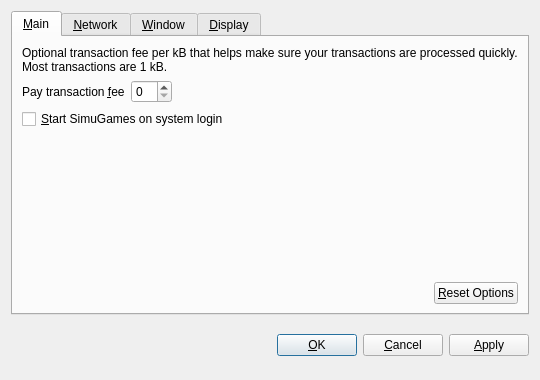
<?xml version="1.0" encoding="UTF-8"?>
<ui version="4.0">
 <class>OptionsDialog</class>
 <widget class="QDialog" name="OptionsDialog">
  <property name="geometry">
   <rect>
    <x>0</x>
    <y>0</y>
    <width>540</width>
    <height>380</height>
   </rect>
  </property>
  <property name="windowTitle">
   <string>Options</string>
  </property>
  <property name="modal">
   <bool>true</bool>
  </property>
  <layout class="QVBoxLayout" name="verticalLayout">
   <item>
    <widget class="QTabWidget" name="tabWidget">
     <property name="tabPosition">
      <enum>QTabWidget::North</enum>
     </property>
     <property name="currentIndex">
      <number>0</number>
     </property>
     <widget class="QWidget" name="tabMain">
      <attribute name="title">
       <string>&amp;Main</string>
      </attribute>
      <layout class="QVBoxLayout" name="verticalLayout_Main">
       <item>
        <widget class="QLabel" name="transactionFeeInfoLabel">
         <property name="text">
          <string>Optional transaction fee per kB that helps make sure your transactions are processed quickly. Most transactions are 1 kB.</string>
         </property>
         <property name="textFormat">
          <enum>Qt::PlainText</enum>
         </property>
         <property name="wordWrap">
          <bool>true</bool>
         </property>
        </widget>
       </item>
       <item>
        <layout class="QHBoxLayout" name="horizontalLayout_1_Main">
         <item>
          <widget class="QLabel" name="transactionFeeLabel">
           <property name="text">
            <string>Pay transaction &amp;fee</string>
           </property>
           <property name="textFormat">
            <enum>Qt::PlainText</enum>
           </property>
           <property name="buddy">
            <cstring>transactionFee</cstring>
           </property>
          </widget>
         </item>
         <item>
          <widget class="BitcoinAmountField" name="transactionFee"/>
         </item>
         <item>
          <spacer name="horizontalSpacer_1_Main">
           <property name="orientation">
            <enum>Qt::Horizontal</enum>
           </property>
           <property name="sizeHint" stdset="0">
            <size>
             <width>40</width>
             <height>20</height>
            </size>
           </property>
          </spacer>
         </item>
        </layout>
       </item>
       <item>
        <widget class="QCheckBox" name="bitcoinAtStartup">
         <property name="toolTip">
          <string>Automatically start SimuGames after logging in to the system.</string>
         </property>
         <property name="text">
          <string>&amp;Start SimuGames on system login</string>
         </property>
        </widget>
       </item>
       <item>
        <spacer name="verticalSpacer_Main">
         <property name="orientation">
          <enum>Qt::Vertical</enum>
         </property>
         <property name="sizeHint" stdset="0">
          <size>
           <width>20</width>
           <height>40</height>
          </size>
         </property>
        </spacer>
       </item>
       <item>
        <layout class="QHBoxLayout" name="horizontalLayout_2_Main">
         <item>
          <spacer name="horizontalSpacer_2_Main">
           <property name="orientation">
            <enum>Qt::Horizontal</enum>
           </property>
           <property name="sizeHint" stdset="0">
            <size>
             <width>40</width>
             <height>20</height>
            </size>
           </property>
          </spacer>
         </item>
         <item>
          <widget class="QPushButton" name="resetButton">
           <property name="toolTip">
            <string>Reset all client options to default.</string>
           </property>
           <property name="text">
            <string>&amp;Reset Options</string>
           </property>
           <property name="autoDefault">
            <bool>false</bool>
           </property>
          </widget>
         </item>
        </layout>
       </item>
      </layout>
     </widget>
     <widget class="QWidget" name="tabNetwork">
      <attribute name="title">
       <string>&amp;Network</string>
      </attribute>
      <layout class="QVBoxLayout" name="verticalLayout_Network">
       <item>
        <widget class="QCheckBox" name="mapPortUpnp">
         <property name="toolTip">
          <string>Automatically open the SimuGames client port on the router. This only works when your router supports UPnP and it is enabled.</string>
         </property>
         <property name="text">
          <string>Map port using &amp;UPnP</string>
         </property>
        </widget>
       </item>
       <item>
        <widget class="QCheckBox" name="connectSocks">
         <property name="toolTip">
          <string>Connect to the SimuGames network through a SOCKS proxy (e.g. when connecting through Tor).</string>
         </property>
         <property name="text">
          <string>&amp;Connect through SOCKS proxy:</string>
         </property>
        </widget>
       </item>
       <item>
        <layout class="QHBoxLayout" name="horizontalLayout_Network">
         <item>
          <widget class="QLabel" name="proxyIpLabel">
           <property name="text">
            <string>Proxy &amp;IP:</string>
           </property>
           <property name="textFormat">
            <enum>Qt::PlainText</enum>
           </property>
           <property name="buddy">
            <cstring>proxyIp</cstring>
           </property>
          </widget>
         </item>
         <item>
          <widget class="QValidatedLineEdit" name="proxyIp">
           <property name="maximumSize">
            <size>
             <width>140</width>
             <height>16777215</height>
            </size>
           </property>
           <property name="toolTip">
            <string>IP address of the proxy (e.g. 127.0.0.1)</string>
           </property>
          </widget>
         </item>
         <item>
          <widget class="QLabel" name="proxyPortLabel">
           <property name="text">
            <string>&amp;Port:</string>
           </property>
           <property name="textFormat">
            <enum>Qt::PlainText</enum>
           </property>
           <property name="buddy">
            <cstring>proxyPort</cstring>
           </property>
          </widget>
         </item>
         <item>
          <widget class="QLineEdit" name="proxyPort">
           <property name="maximumSize">
            <size>
             <width>55</width>
             <height>16777215</height>
            </size>
           </property>
           <property name="toolTip">
            <string>Port of the proxy (e.g. 9050)</string>
           </property>
          </widget>
         </item>
         <item>
          <widget class="QLabel" name="socksVersionLabel">
           <property name="text">
            <string>SOCKS &amp;Version:</string>
           </property>
           <property name="textFormat">
            <enum>Qt::PlainText</enum>
           </property>
           <property name="buddy">
            <cstring>socksVersion</cstring>
           </property>
          </widget>
         </item>
         <item>
          <widget class="QValueComboBox" name="socksVersion">
           <property name="toolTip">
            <string>SOCKS version of the proxy (e.g. 5)</string>
           </property>
          </widget>
         </item>
         <item>
          <spacer name="horizontalSpacer_Network">
           <property name="orientation">
            <enum>Qt::Horizontal</enum>
           </property>
           <property name="sizeHint" stdset="0">
            <size>
             <width>40</width>
             <height>20</height>
            </size>
           </property>
          </spacer>
         </item>
        </layout>
       </item>
       <item>
        <spacer name="verticalSpacer_Network">
         <property name="orientation">
          <enum>Qt::Vertical</enum>
         </property>
         <property name="sizeHint" stdset="0">
          <size>
           <width>20</width>
           <height>40</height>
          </size>
         </property>
        </spacer>
       </item>
      </layout>
     </widget>
     <widget class="QWidget" name="tabWindow">
      <attribute name="title">
       <string>&amp;Window</string>
      </attribute>
      <layout class="QVBoxLayout" name="verticalLayout_Window">
       <item>
        <widget class="QCheckBox" name="minimizeToTray">
         <property name="toolTip">
          <string>Show only a tray icon after minimizing the window.</string>
         </property>
         <property name="text">
          <string>&amp;Minimize to the tray instead of the taskbar</string>
         </property>
        </widget>
       </item>
       <item>
        <widget class="QCheckBox" name="minimizeOnClose">
         <property name="toolTip">
          <string>Minimize instead of exit the application when the window is closed. When this option is enabled, the application will be closed only after selecting Quit in the menu.</string>
         </property>
         <property name="text">
          <string>M&amp;inimize on close</string>
         </property>
        </widget>
       </item>
       <item>
        <spacer name="verticalSpacer_Window">
         <property name="orientation">
          <enum>Qt::Vertical</enum>
         </property>
         <property name="sizeHint" stdset="0">
          <size>
           <width>20</width>
           <height>40</height>
          </size>
         </property>
        </spacer>
       </item>
      </layout>
     </widget>
     <widget class="QWidget" name="tabDisplay">
      <attribute name="title">
       <string>&amp;Display</string>
      </attribute>
      <layout class="QVBoxLayout" name="verticalLayout_Display">
       <item>
        <layout class="QHBoxLayout" name="horizontalLayout_1_Display">
         <item>
          <widget class="QLabel" name="langLabel">
           <property name="text">
            <string>User Interface &amp;language:</string>
           </property>
           <property name="textFormat">
            <enum>Qt::PlainText</enum>
           </property>
           <property name="buddy">
            <cstring>lang</cstring>
           </property>
          </widget>
         </item>
         <item>
          <widget class="QValueComboBox" name="lang">
           <property name="toolTip">
            <string>The user interface language can be set here. This setting will take effect after restarting SimuGames.</string>
           </property>
          </widget>
         </item>
        </layout>
       </item>
       <item>
        <layout class="QHBoxLayout" name="horizontalLayout_2_Display">
         <item>
          <widget class="QLabel" name="unitLabel">
           <property name="text">
            <string>&amp;Unit to show amounts in:</string>
           </property>
           <property name="textFormat">
            <enum>Qt::PlainText</enum>
           </property>
           <property name="buddy">
            <cstring>unit</cstring>
           </property>
          </widget>
         </item>
         <item>
          <widget class="QValueComboBox" name="unit">
           <property name="toolTip">
            <string>Choose the default subdivision unit to show in the interface and when sending coins.</string>
           </property>
          </widget>
         </item>
        </layout>
       </item>
       <item>
        <widget class="QCheckBox" name="displayAddresses">
         <property name="toolTip">
          <string>Whether to show SimuGames addresses in the transaction list or not.</string>
         </property>
         <property name="text">
          <string>&amp;Display addresses in transaction list</string>
         </property>
        </widget>
       </item>
       <item>
        <widget class="QCheckBox" name="coinControlFeatures">
         <property name="toolTip">
          <string>Whether to show coin control features or not.</string>
         </property>
         <property name="text">
          <string>Display coin &amp;control features (experts only!)</string>
         </property>
        </widget>
       </item>
       <item>
        <spacer name="verticalSpacer_Display">
         <property name="orientation">
          <enum>Qt::Vertical</enum>
         </property>
         <property name="sizeHint" stdset="0">
          <size>
           <width>20</width>
           <height>40</height>
          </size>
         </property>
        </spacer>
       </item>
      </layout>
     </widget>
    </widget>
   </item>
   <item>
    <layout class="QHBoxLayout" name="horizontalLayout_Buttons">
     <item>
      <spacer name="horizontalSpacer_1">
       <property name="orientation">
        <enum>Qt::Horizontal</enum>
       </property>
       <property name="sizeHint" stdset="0">
        <size>
         <width>40</width>
         <height>48</height>
        </size>
       </property>
      </spacer>
     </item>
     <item>
      <widget class="QLabel" name="statusLabel">
       <property name="font">
        <font>
         <weight>75</weight>
         <bold>true</bold>
        </font>
       </property>
       <property name="text">
        <string/>
       </property>
       <property name="textFormat">
        <enum>Qt::PlainText</enum>
       </property>
       <property name="wordWrap">
        <bool>true</bool>
       </property>
      </widget>
     </item>
     <item>
      <spacer name="horizontalSpacer_2">
       <property name="orientation">
        <enum>Qt::Horizontal</enum>
       </property>
       <property name="sizeHint" stdset="0">
        <size>
         <width>40</width>
         <height>48</height>
        </size>
       </property>
      </spacer>
     </item>
     <item>
      <widget class="QPushButton" name="okButton">
       <property name="text">
        <string>&amp;OK</string>
       </property>
      </widget>
     </item>
     <item>
      <widget class="QPushButton" name="cancelButton">
       <property name="text">
        <string>&amp;Cancel</string>
       </property>
       <property name="autoDefault">
        <bool>false</bool>
       </property>
      </widget>
     </item>
     <item>
      <widget class="QPushButton" name="applyButton">
       <property name="text">
        <string>&amp;Apply</string>
       </property>
       <property name="autoDefault">
        <bool>false</bool>
       </property>
      </widget>
     </item>
    </layout>
   </item>
  </layout>
 </widget>
 <customwidgets>
  <customwidget>
   <class>BitcoinAmountField</class>
   <extends>QSpinBox</extends>
   <header>bitcoinamountfield.h</header>
  </customwidget>
  <customwidget>
   <class>QValueComboBox</class>
   <extends>QComboBox</extends>
   <header>qvaluecombobox.h</header>
  </customwidget>
  <customwidget>
   <class>QValidatedLineEdit</class>
   <extends>QLineEdit</extends>
   <header>qvalidatedlineedit.h</header>
  </customwidget>
 </customwidgets>
 <resources/>
 <connections/>
</ui>
